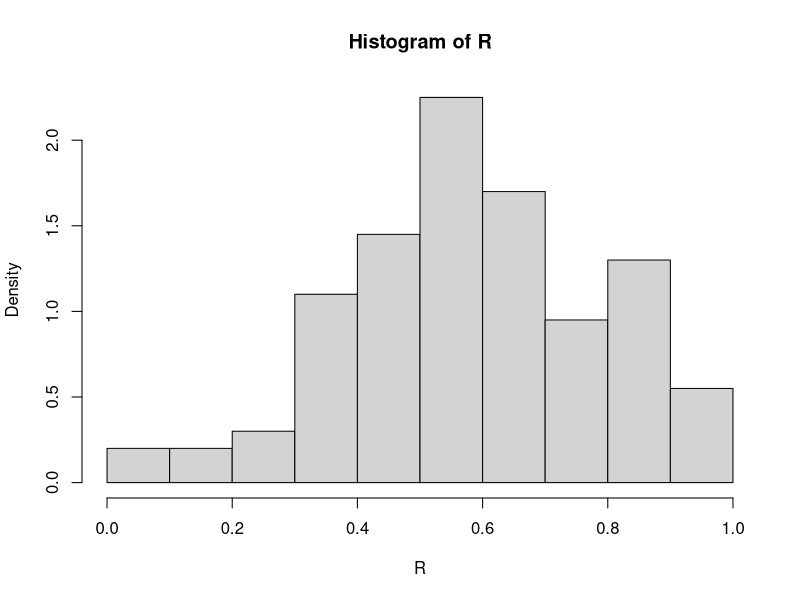

Reproduce this figure in R.
#Samantha Maillie 243 Homework 6 Problem 1

lsat <-c(576, 635, 558, 578, 666, 580, 555, 661, 651, 605, 653, 575, 
          545, 572, 594)
gpa <- c(3.39, 3.3, 2.81, 3.03, 3.44, 3.07, 3.00, 3.43, 3.36, 3.13, 3.12,
         2.74, 2.76, 2.88, 3.96)

#a
cor(lsat, gpa)

  #statistical computing with R provides majority of code p 186, 193
   #everything but my variable names I pulled directly from book. 
   #Source is properly cited in corresponding report
#b
#Bootstrap
B <- 200
n <-length(lsat)
R <- numeric(B)

for(b in 1:B){
  i <-sample(1:n, size = n, replace = TRUE)
  LSAT <- lsat[i]
  GPA <- gpa[i]
  R[b]<- cor(LSAT, GPA)
}

print(se.R <- sd(R))
hist(R, prob = TRUE)

#Jackknife
theta.hat <- mean(lsat)/ mean(gpa)
print(theta.hat)

theta.jack<-numeric(n)
for( i in 1:n){
  theta.jack[i] <-mean(lsat[-i])/mean(gpa[-i])
}

se <- sqrt( (n-1)* mean((theta.jack - mean(theta.jack))^2))
print(se)

# again statistical computing with R provides majority of code p 199, 202
#c
library(boot)
theta.boot <-function(dat, ind){
  y <- dat[ind, 1]
  zz <- dat[ind, 2]
  mean(y)/mean(z)
}
y <- lsat
z <-gpa
dat <- cbind(y,z)
boot.obj <- boot(dat, statistic = theta.boot, R = 2000)
print(boot.ci(boot.obj, type = c("basic", "norm", "perc")))

boot.t.ci <-function(x, B = 500, R = 100, level = .95, statistic){
  x <- as.matrix(x); n <-nrow(x)
  stat <-numeric(B); se <- numeric(B)
  
  boot.se <- function(x, R, f){
    x <- as.matrix(x); m <- nrow(x)
    th <- replicate(R, expr = {
       i <- sample(1:m, size = m, replace = TRUE)
       f(x[i,])
    })
    return(sd(th))
  }
  for(b in 1:B){
    j <- sample(1:n, size = n, replace = TRUE)
    y <- x[j,]
    stat[b] <-statistic(y)
    se[b]<- boot.se(y, R = R, f = statistic)
  }
  stat0 <-statistic(x)
  t.stats <- (stat - stat0) / se
  se0 <- sd(stat)
  alpha <- 1-level
  Qt <- quantile(t.stats, c(alpha/2, 1 - alpha/2), type = 1)
  names(Qt) <- rev(names(Qt))
  CI <- rev(stat0 - Qt * se0)
}





stat <- function(dat){
  mean(dat[,1])/mean(dat[,2])
}
ci <- boot.t.ci(dat, statistic = stat, B= 2000, R = 200)
print(ci)
